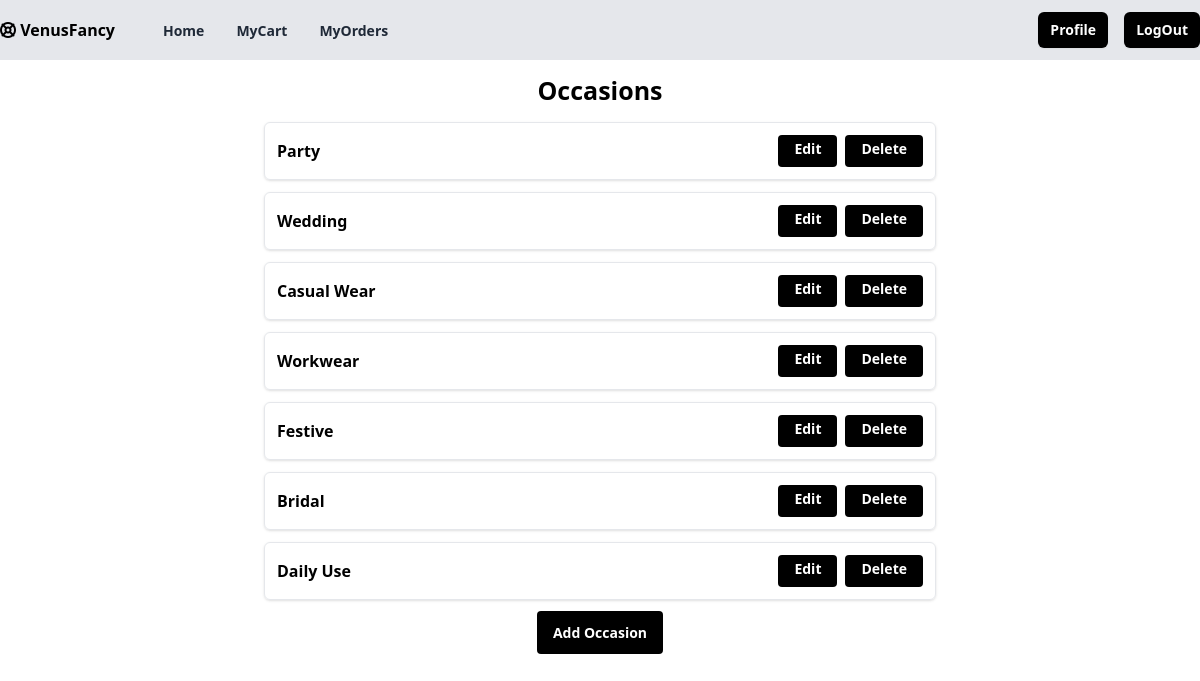
Page /occasion/all/ (signed in) on the committed database.
### myfancy/models.py (models this page shows)
class Occasion(models.Model):
    name=models.CharField(max_length=200,unique=True)
    created_date=models.DateTimeField(auto_now_add=True)
    updated_date=models.DateTimeField(auto_now=True)
    is_active=models.BooleanField(default=True)
    def __str__(self):
        return self.name

### myfancy/views.py (the view)
# urls.py: path("occasion/all/",views.OccasionListView.as_view(),name="occasion-all"),
@method_decorator(signin_required,name="dispatch")
class OccasionListView(ListView):
    model=Occasion
    template_name="shop/occasion_list.html"
    context_object_name="occasions"

### myfancy/templates/shop/occasion_list.html
{% extends "shop/base.html" %}
{% block main_block %}
{%if occasions%}
<div class="my-3 mx-auto text-center"><label for=""><h1 class="text-[25px]"><b>Occasions</b></h1></label></div>
    {%for o in occasions%}
    <div class="flex max-w-2xl flex-col items-center rounded-md border md:flex-row mx-auto mt-3 shadow border p-3">
        <div class="flex justify-between items-center w-full">
            <b>{{o}}</b>
            <div class="flex space-x-2">
                <a href="{% url 'occasion-edit' o.id %}" class="h-8 rounded bg-black px-4 py-1 text-white text-sm font-semibold hover:bg-gray-800 focus:outline-none">Edit</a>
                <a href="{% url 'occasion-delete' o.id %}" class="h-8 rounded bg-black px-4 py-1 text-white text-sm font-semibold hover:bg-gray-800 focus:outline-none">Delete</a>
            </div>
        </div>
    </div>
    {%endfor%}
    {%else%}
        <div class="text-center"><b>No Occasion Yet</b></div>
    {%endif%}
    <div class="my-5">
    <center>
    <a href="{% url 'occasion-add'%}" class="h-8 rounded bg-black px-4 py-3 text-white text-sm font-semibold hover:bg-gray-800 focus:outline-none">Add Occasion</a>
    </center>
    </div>
{%endblock%}

### rows in the picture
Occasion: name "Party"
Occasion: name "Wedding"
Occasion: name "Casual Wear"
Occasion: name "Workwear"
Occasion: name "Festive"
Occasion: name "Bridal"
Occasion: name "Daily Use"
